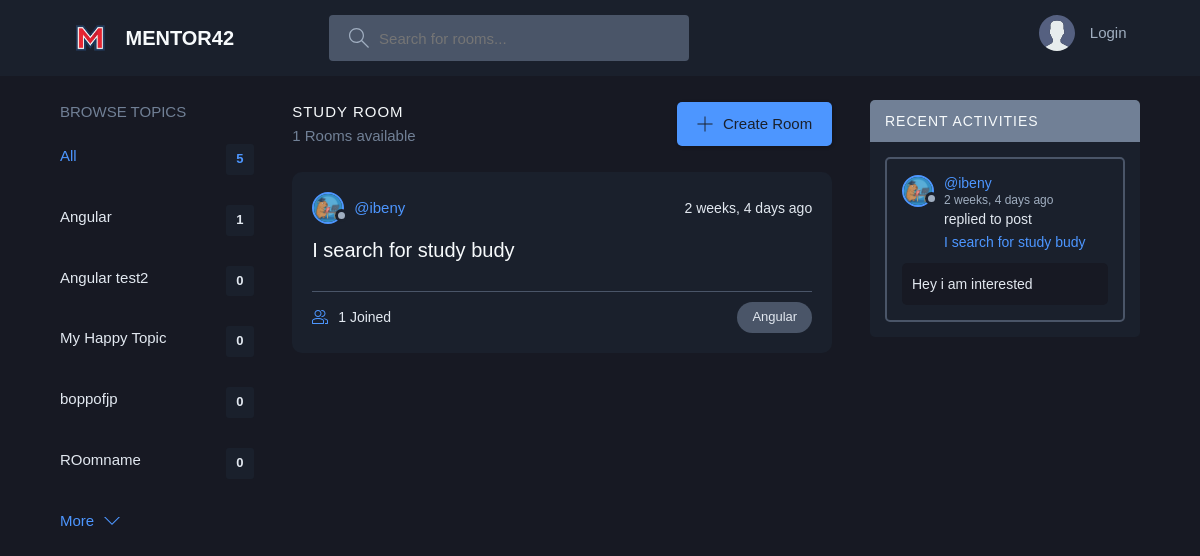
Before: / with the older database file.
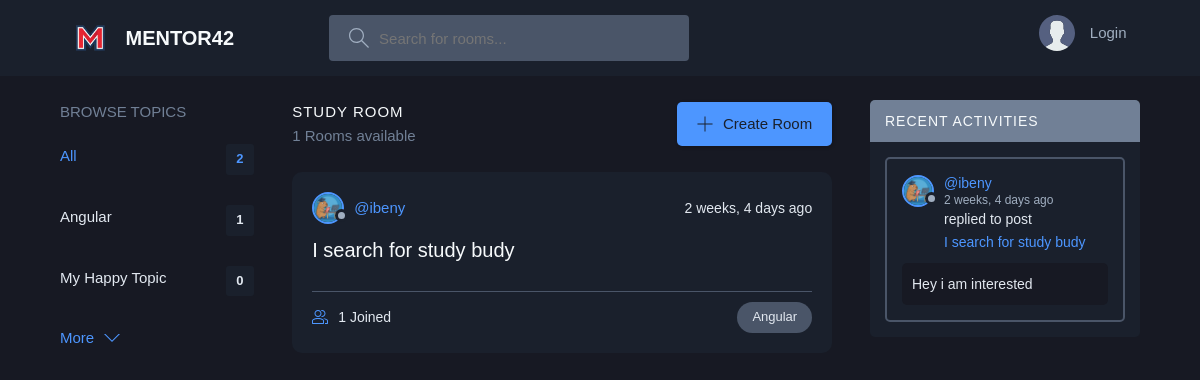
After: the same page with the newer database file.
### base/models.py (models this page shows, shortened)
class Topic(models.Model):
    name = models.CharField(max_length=100)

class Room(models.Model):
    host = models.ForeignKey(User, on_delete=models.SET_NULL, null=True)
    topic = models.ForeignKey(Topic, on_delete=models.SET_NULL, null=True)
    name = models.CharField(max_length=100)
    description = models.TextField(null=True, blank=True)
    participants = models.ManyToManyField(User, related_name='participants', blank=True)
    updated = models.DateTimeField(auto_now=True)
    created = models.DateTimeField(auto_now_add=True)
    updatedDate = models.DateField(auto_now=True)
    class Meta:
        ordering = ['-updated', '-created']
    def __str__(self):
        return self.name

class Message(models.Model):
    user = models.ForeignKey(User, on_delete=models.CASCADE)
    room = models.ForeignKey(Room, on_delete=models.CASCADE)
    body = models.TextField()
    updated = models.DateTimeField(auto_now=True)
    created = models.DateTimeField(auto_now_add=True)
    class Meta:
        ordering = ['-updated', '-created']

### base/views.py (the view)
# urls.py: path('', views.home, name='home'),
def home(request):
    q = request.GET.get('q') if request.GET.get('q') is not None else ''
    rooms = Room.objects.filter(
        Q(topic__name__icontains=q) |
        Q(name__icontains=q) |
        Q(description__contains=q)
    )
    topics = Topic.objects.all()[0:5]
    room_count = rooms.count()
    room_messages = Message.objects.filter(Q(room__topic__name__icontains=q))
    context = {'rooms': rooms, 'topics': topics, 'room_count': room_count, 'room_messages': room_messages}
    return render(request, 'base/home.html', context)

### base/templates/base/home.html (shortened to what this page needs)
{% extends 'main.html' %}
{% block content %}
    <main class="layout layout--3">
        <div class="container">
            {% include 'base/topics_component.html' %}
            <div class="roomList">
                <div class="roomList__header">
                    <div>
                        <h2>Study Room</h2>
                        <p>{{ rooms.count }} Rooms available</p>
                    </div>
                    <a class="btn btn--main" href="{% url 'create-room' %}">
                        <svg version="1.1" xmlns="http://www.w3.org/2000/svg" width="32" height="32"
                             viewBox="0 0 32 32">
                            <title>add</title>
                            <path
                                    d="M16.943 0.943h-1.885v14.115h-14.115v1.885h14.115v14.115h1.885v-14.115h14.115v-1.885h-14.115v-14.115z"
                            ></path>
                        </svg>
                        Create Room
                    </a>
                </div>
                {% include 'base/feed_component.html' %}
            </div>
            {% include 'base/activity_component.html' %}
        </div>
    </main>
{% endblock %}

### base/templates/base/topics_component.html
<div class="topics">
    <div class="topics__header">
        <h2>Browse Topics</h2>
    </div>
    <ul class="topics__list">
        <li>
            <a href="{% url 'home' %}" class="active">All <span>{{ topics.count }}</span></a>
        </li>
        {% for topic in topics %}
            <li>
                <a href="{% url 'home' %}?q={{ topic.name }}">{{ topic.name }}
                    <span>{{ topic.room_set.all.count }}</span></a>
            </li>
        {% endfor %}
    </ul>
    <a class="btn btn--link" href="{% url 'topics' %}">
        More
        <svg version="1.1" xmlns="http://www.w3.org/2000/svg" width="32" height="32" viewBox="0 0 32 32">
            <title>chevron-down</title>
            <path d="M16 21l-13-13h-3l16 16 16-16h-3l-13 13z"></path>
        </svg>
    </a>
</div>

### base/templates/base/feed_component.html (shortened to what this page needs)
{% load static %}
{% for room in rooms %}
    <div class="roomListRoom">
        <div class="roomListRoom__header">
            <a href="{% url 'user-profile' room.host.id %}" class="roomListRoom__author">
                <div class="avatar avatar--small">
                    <img src="{% static 'images/profile_teacher_img.png' %}"/>
                </div>
                <span>@{{ room.host.username }}</span>
            </a>
            <div class="roomListRoom__actions">
                <span>{{ room.created|timesince }} ago</span>
            </div>
        </div>
        <div class="roomListRoom__content">
            <a href="{% url 'room' room.id %}">{{ room.name }}</a>
        </div>
        <div class="roomListRoom__meta">
            <a href="{% url 'room' room.id %}" class="roomListRoom__joined">
                {{ room.participants.all.count }} Joined
            </a>
            <p class="roomListRoom__topic">{{ room.topic.name }}</p>
        </div>
    </div>
{% endfor %}

### base/templates/base/activity_component.html (shortened to what this page needs)
{% load static %}
<div class="activities">
    <div class="activities__header">
        <h2>Recent Activities</h2>
    </div>
    {% for message in room_messages %}
        <div class="activities__box">
            <div class="activities__boxHeader roomListRoom__header">
                <a href="{% url 'user-profile' message.user.id %}" class="roomListRoom__author">
                    <div class="avatar avatar--small">
                        <img src="{% static 'images/profile_teacher_img.png' %}"/>
                    </div>
                    <p>
                        @{{ message.user }}
                        <span>{{ message.created|timesince }} ago</span>
                    </p>
                </a>
            </div>
            <div class="activities__boxContent">
                <p>replied to post <a href="{% url 'room' message.room.id %}">{{ message.room }}</a></p>
                <div class="activities__boxRoomContent">
                    {{ message.body }}
                </div>
            </div>
        </div>
    {% endfor %}
</div>

Changed rows visible on the page:
removed Topic: name "Angular test2", room_set.all.count "0"
removed Topic: name "boppofjp", room_set.all.count "0"
removed Topic: name "ROomname", room_set.all.count "0"
Other visible differences:
{{ topics.count }}: "5" → "2"
